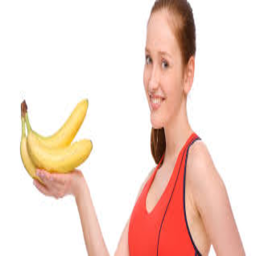
#> input picture dataset1/test/0.png, 256 x 256 px, given in place of 200.png, which was not available
$ python making_transform_image.py
#> lines starting #> are read from the running program, lines starting #| are printed output that depends on the picture; pictures that were not available may be replaced by others from this repository, and a replacement may not be noted
from PIL import Image, ImageOps, ImageEnhance
import matplotlib.pyplot as plt
import numpy as np
for num in range(0,8):
    # 이미지 로드
    image_path = 'C:/Users/82105/Desktop/GI/{}.png'.format(200+num)
    original_image = Image.open(image_path)
#> original_image is the input picture: PIL image 256x256 RGB; mean R, G, B 243.1, 218.7, 209.2

    # 이미지 변환
    # 1. Flipping (수평 뒤집기)
    flipped_image = ImageOps.mirror(original_image)
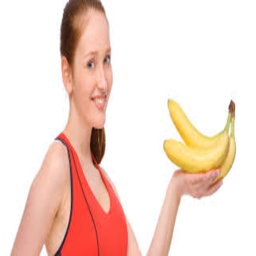
#> flipped_image: PIL image 256x256 RGB; mean R, G, B 243.1, 218.7, 209.2

    # 2. Saturation 조절 (이미지를 RGB로 변환 후 적용해야 함)
    converter = ImageEnhance.Color(original_image)
    saturated_image = converter.enhance(2.0)  # 2.0배로 색상 강화
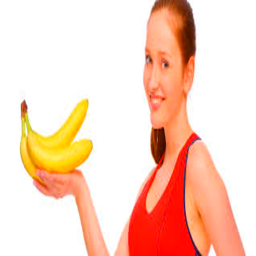
#> saturated_image: PIL image 256x256 RGB; mean R, G, B 249.9, 212.5, 194.6

    # 3. Brightness 조절
    brightness_converter = ImageEnhance.Brightness(original_image)
    brightened_image = brightness_converter.enhance(1.5)  # 1.5배 밝기 증가
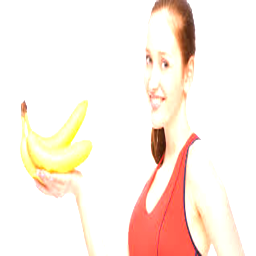
#> brightened_image: PIL image 256x256 RGB; mean R, G, B 251.6, 238.5, 229.5

    # 4. Rotation (90도 회전)
    rotated_image = original_image.rotate(90, expand=True)
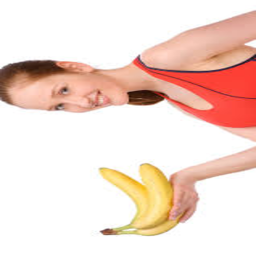
#> rotated_image: PIL image 256x256 RGB; mean R, G, B 243.1, 218.7, 209.2


    # 이미지를 표시하기 위한 목록 생성
    images = [flipped_image, saturated_image, brightened_image, rotated_image]
    titles = [207+4*num+1, 207+4*num+2, 207+4*num+3, 207+4*num+4]

    # 수정된 이미지들을 파일로 저장하고 파일 경로를 저장하는 리스트 생성
    file_paths = []
    for i, img in enumerate(images, 1):
        img.save(f'C:/Users/82105/Desktop/test/{titles[i-1]}.png')
        file_paths.append(f'C:/Users/82105/Desktop/train/{titles[i-1]}.png')
#> this loop made 4 passes
#> after the loop, file_paths = ['C:/Users/82105/Desktop/train/208.png', 'C:/Users/82105/Desktop/train/209.png', 'C:/Users/82105/Desktop/train/210.png', 'C:/Users/82105/Desktop/train/211.png']

    file_paths # 파일 경로 반환
#> pass 2 of the loop `for num in range(0,8):`:
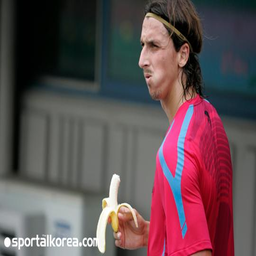
#> input picture dataset1/test/1.png, 256 x 256 px, given in place of 201.png, which was not available
#> original_image is the input picture: PIL image 256x256 RGB; mean R, G, B 98, 77.1, 81.9
#> `brightened_image = brightness_converter.enhance(1.5)`:
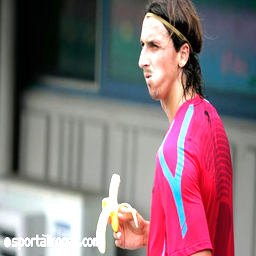
#> brightened_image: PIL image 256x256 RGB; mean R, G, B 136.2, 112.8, 119.4
#> `rotated_image = original_image.rotate(90, expand=True)`:
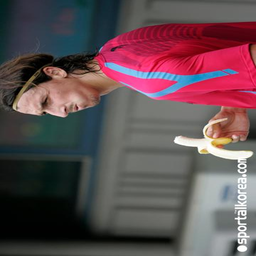
#> rotated_image: PIL image 256x256 RGB; mean R, G, B 98, 77.1, 81.9
#> the loop `for i, img in enumerate(images, 1):` made 4 passes
#> after the loop `for i, img in enumerate(images, 1):`: file_paths = ['C:/Users/82105/Desktop/train/212.png', 'C:/Users/82105/Desktop/train/213.png', 'C:/Users/82105/Desktop/train/214.png', 'C:/Users/82105/Desktop/train/215.png']
#> (the run stopped early here; a loop or call above may not have finished)
